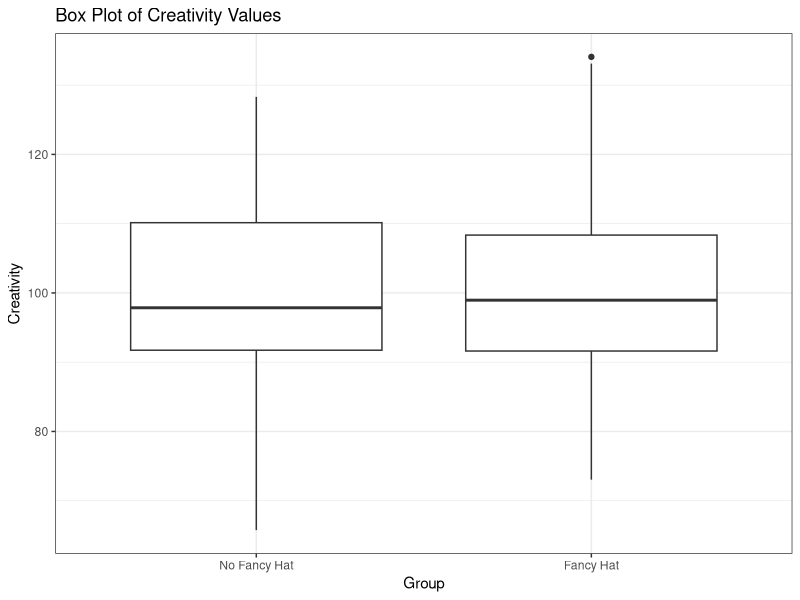
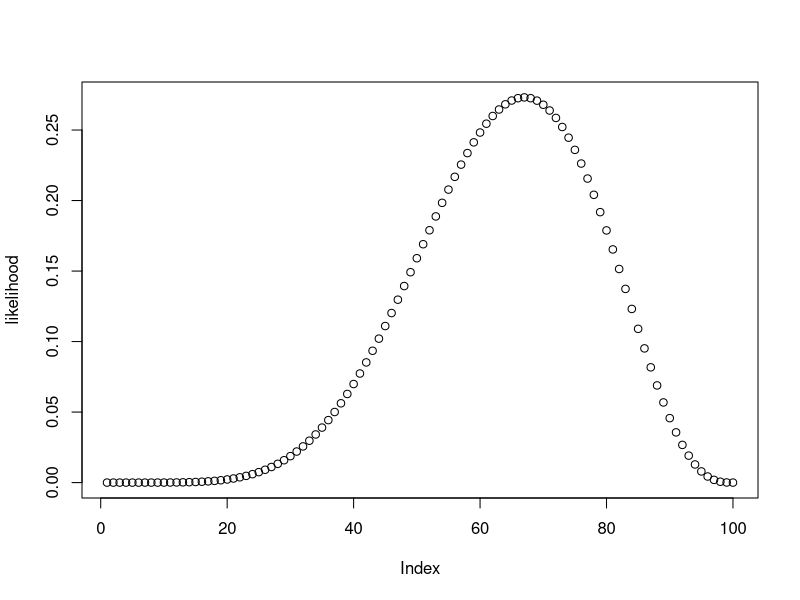
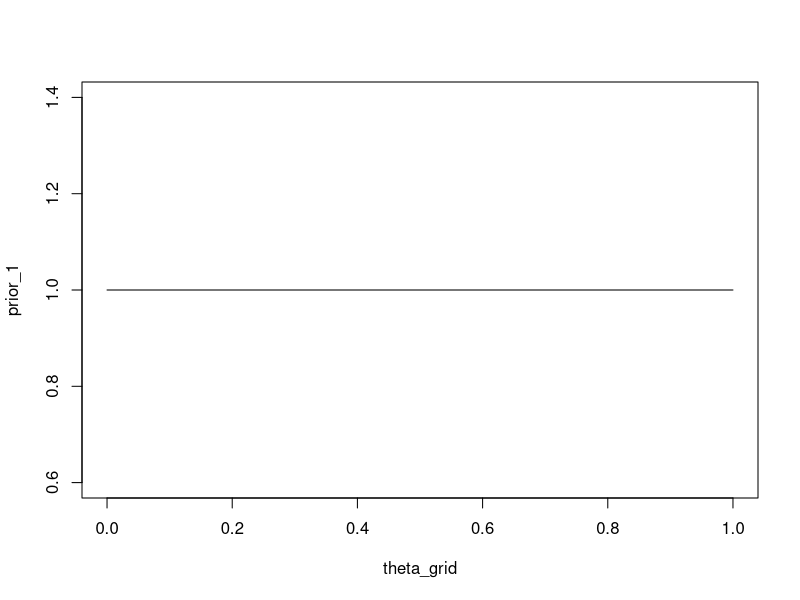
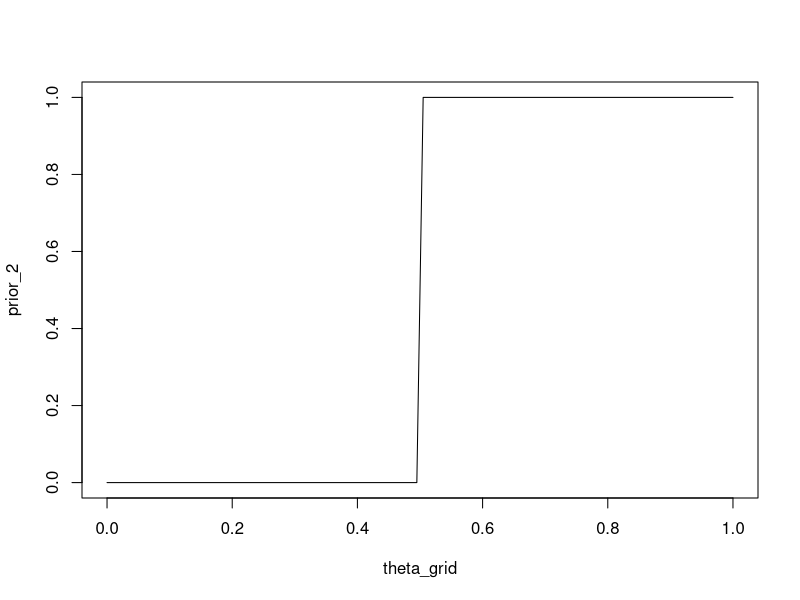
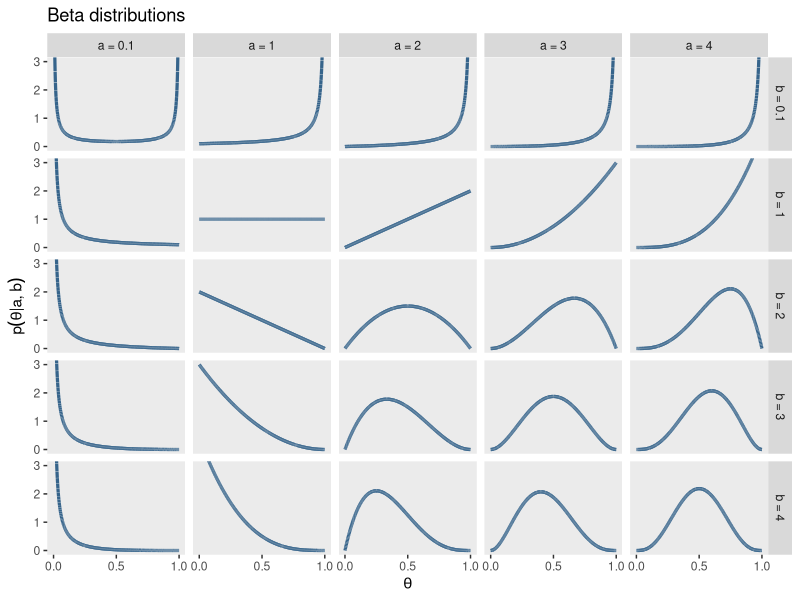
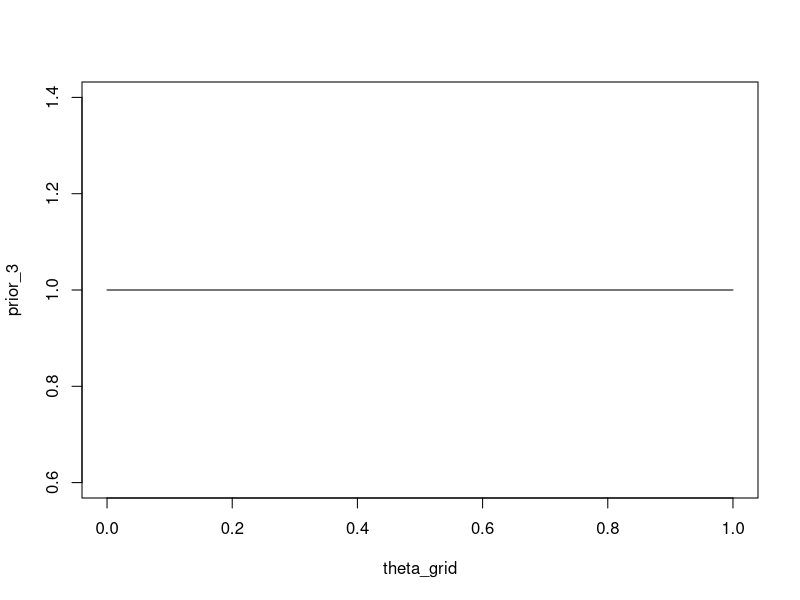
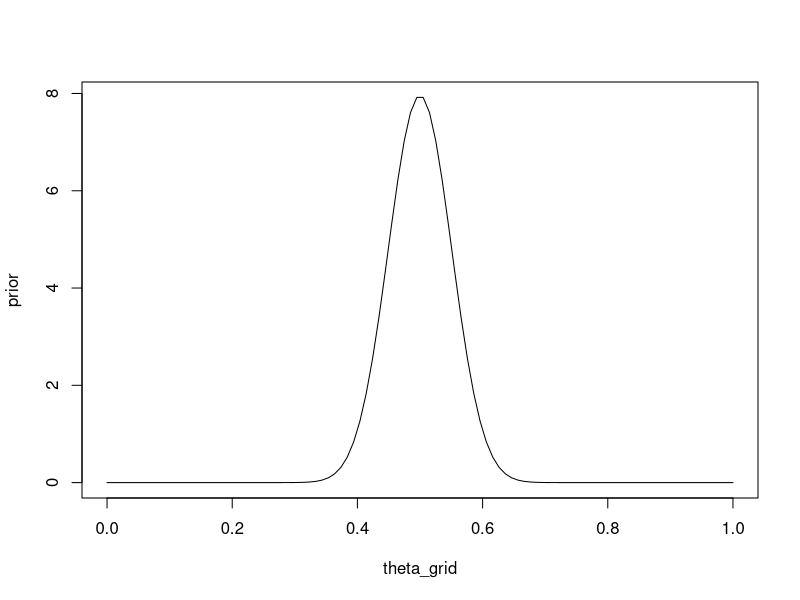
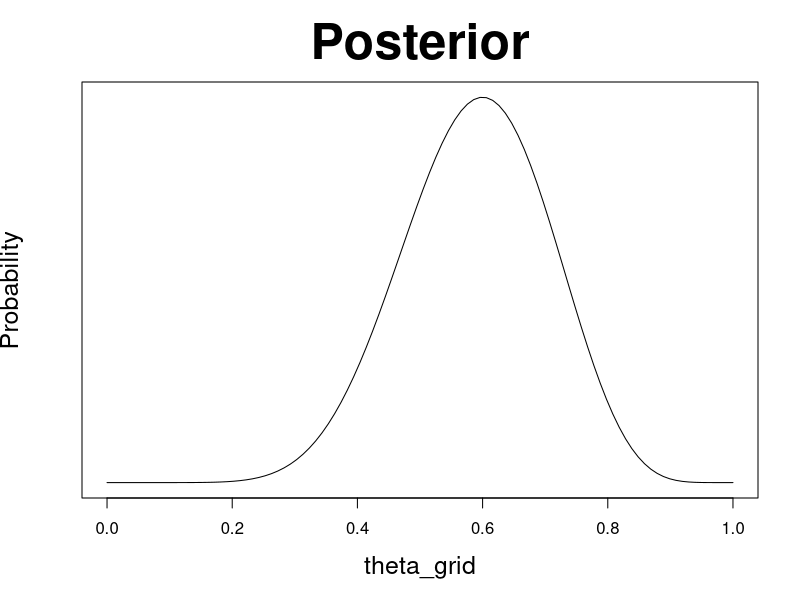

Write the R code that produced these figures, in order.
## ---- chunk 1
#| label: load-packages
#| echo: false
#| message: false
#| warning: false
library(tidyverse)
library(viridis)

## ---- chunk 2
library(tidyverse)

set.seed(12)

# Number of people wearing fancy hats
N_fancyhats <- 50 

# Number of people not wearing fancy hats
N_nofancyhats <- 50

# Population mean of creativity for people wearing fancy hats
mu_fancyhats <- 103 

# Population mean of creativity for people wearing no fancy hats
mu_nofancyhats <- 98 

# Average population standard deviation of both groups
sigma <- 15 

# Generate data
fancyhats = tibble(Creativity = rnorm(N_fancyhats, mu_fancyhats, sigma),
               Group = "Fancy Hat")

nofancyhats = tibble(Creativity = rnorm(N_nofancyhats, mu_nofancyhats, sigma),
                 Group = "No Fancy Hat")


FancyHat <- bind_rows(fancyhats, nofancyhats)  |>
    mutate(Group = fct_relevel(as.factor(Group), "No Fancy Hat"))
## ---- chunk 3
FancyHat
## ---- chunk 4
FancyHat |> 
    ggplot() +
    geom_boxplot ((aes(y = Creativity, x = Group))) +
    labs(title= "Box Plot of Creativity Values") +
    theme_bw()
## ---- chunk 5
fancyhat_ttest <- t.test(Creativity ~ Group,
       var.equal = TRUE,
       data = FancyHat)
## ---- chunk 6
fancyhat_ttest_tab <- broom::tidy(fancyhat_ttest)
## ---- chunk 7
fancyhat_ttest_tab |>
    select(estimate, estimate1, estimate2, statistic, p.value, conf.low, conf.high) |>
    round(3)
## ---- chunk 8
wins <- 6
games <- 9
## ---- chunk 9
n_points <- 100
theta_grid <- seq( from=0 , to=1 , length.out = n_points )
## ---- chunk 10
dbinom(x = wins, size = games, prob = 0.5)
## ---- chunk 11
1 - pbinom(q = 5, size = games, prob = 0.5)
## ---- chunk 12
1 - pbinom(q = 5, size = games, prob = 0.5)
## ---- chunk 13
pbinom(q = 5, size = games, prob = 0.5, lower.tail = FALSE)
## ---- chunk 14
likelihood <- dbinom(wins , size = games , prob = theta_grid)
## ---- chunk 15
plot(likelihood)
## ---- chunk 16
theta_grid[which.max(likelihood)]
## ---- chunk 17
n_points <- 100
theta_grid <- seq( from=0 , to=1 , length.out = n_points )
## ---- chunk 18
prior_1 <- rep(1, length(theta_grid))
## ---- chunk 19
plot(theta_grid, prior_1, "type" = "l")
## ---- chunk 20
prior_2 <- ifelse(theta_grid < 0.5, 0, 1)
## ---- chunk 21
plot(theta_grid, prior_2, type = "l")
## ---- chunk 22
#| label: betadist
#| fig-cap: "Beta distributions"
library(tidyverse)

length <- 1e4
d <- crossing(shape1 = c(.1, 1:4),
           shape2 = c(.1, 1:4)) |>
  tidyr::expand(nesting(shape1, shape2),
         x = seq(from = 0, to = 1, length.out = length)) |> 
  mutate(a = str_c("a = ", shape1),
         b = str_c("b = ", shape2),
         group = rep(1:length, each = 25))
## ---- chunk 23
d |> 
  ggplot(aes(x = x, group = group)) +
  
  geom_line(aes(y = dbeta(x, shape1 = shape1, shape2 = shape2)),
            color = "steelblue4", size = 1.1) +
  scale_x_continuous(expression(theta), breaks = c(0, .5, 1)) +
  coord_cartesian(ylim = c(0, 3)) +
  labs(title = "Beta distributions",
       y = expression(p(theta*"|"*a*", "*b))) +
  theme(panel.grid = element_blank()) +
  facet_grid(b~a)
## ---- chunk 24
prior_3 <- dbeta(x = theta_grid, shape1 = 1, shape2 = 1)
## ---- chunk 25
plot(theta_grid, prior_3, type = "l")
## ---- chunk 26
prior <- dbeta(x = theta_grid, shape1 = 50, shape2 = 50)
## ---- chunk 27
plot(theta_grid, prior, type = "l")
## ---- chunk 28
wins <- 6
games <- 9
## ---- chunk 29
prior <- dbeta(x = theta_grid, shape1 = 4, shape2 = 4)
likelihood <- dbinom(wins , size = games , prob = theta_grid)
## ---- chunk 30
unstandardized_posterior <- likelihood * prior
## ---- chunk 31
posterior <- unstandardized_posterior / sum(unstandardized_posterior)
## ---- chunk 32
plot(theta_grid, posterior, type = "l", yaxt = 'n', ylab = 'Probability', 
        main = "Posterior", cex.lab = 1.5, cex.main = 3)
## ---- chunk 33
sum(posterior) == 1
## ---- chunk 34
compute_posterior = function(likelihood, prior){
  # compute product of likelihood and prior
  unstandardized_posterior <- likelihood * prior
  
  # standardize the posterior, so it sums to 1
  posterior <- unstandardized_posterior / sum(unstandardized_posterior)
  
  out <- tibble(prior, likelihood, posterior)
  out
}
## ---- chunk 35
plot_posterior <- function(df, mle = 6/9){
with(df, {
    par(mfrow=c(1, 3))
    plot(theta_grid , prior, type="l", main="Prior", col = "dodgerblue3", 
            lwd = 4, yaxt = 'n', ylab = 'Probability', cex.lab = 1.5, cex.main = 3)
    plot(theta_grid , likelihood, type = "l", main = "Likelihood", col = "firebrick3", 
            lwd = 4, yaxt = 'n', ylab = '', cex.lab = 1.5, cex.main = 3)
    plot(theta_grid , posterior , type = "l", main = "Posterior", col = "darkorchid3", 
            lwd = 4, yaxt = 'n', ylab = '', cex.lab = 1.5, cex.main = 3)
    abline(v = mle, col = 4, lty = 2, lwd = 2)
  } )
}
## ---- chunk 36
prior <- dbeta(x = theta_grid, shape1 = 1, shape2 = 1)
likelihood <- dbinom(wins , size = games , prob = theta_grid)
## ---- chunk 37
df <- compute_posterior(likelihood, prior)
## ---- chunk 38
plot_posterior(df)
## ---- chunk 39
prior <- ifelse(theta_grid < 0.5, 0, 1)
likelihood <- dbinom(wins , size = games , prob = theta_grid)
## ---- chunk 40
df <- compute_posterior(likelihood, prior)
## ---- chunk 41
plot_posterior(df)
## ---- chunk 42
prior <- dbeta(x = theta_grid, shape1 = 1, shape2 = 1)
likelihood <- dbinom(wins , size = games , prob = theta_grid)
## ---- chunk 43
df <- compute_posterior(likelihood, prior)
## ---- chunk 44
plot_posterior(df)
## ---- chunk 45
n_samples <- 1e3

samples <- theta_grid |> sample(size = n_samples, replace = TRUE, prob = df$posterior)
## ---- chunk 46
head(samples, 10)
## ---- chunk 47
mean(samples)
## ---- chunk 48
quantile(samples, c(0.25, 0.5, 0.75))
## ---- chunk 49
alpha <- 0.05

quantile(samples, c(alpha/2, 1-alpha/2))
